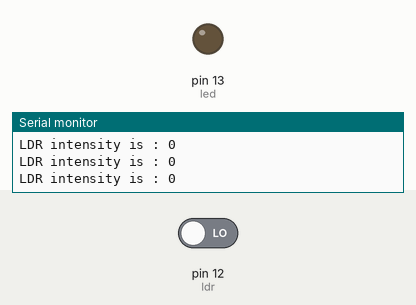
A sketch run on a simulated Arduino Uno, built with avr-gcc and run on an emulated ATmega328P. Shown: output pins drawn as LEDs (lit = HIGH), the last lines printed to the serial monitor. The inputs (shaded band) are chosen by the test bench; at power-on: pin 12 (ldr) LOW.

Above: at 2.8 s.
2.9 s: pin 12 (ldr) driven HIGH
At 4.0 s:
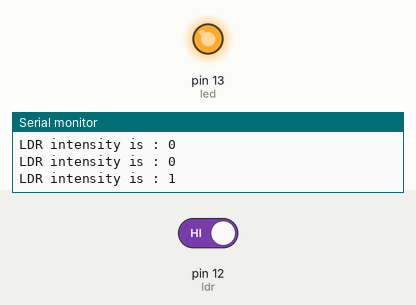
4.5 s: pin 12 (ldr) driven LOW
At 5.5 s:
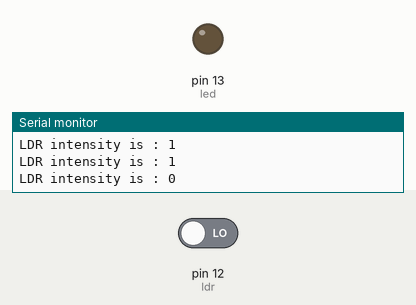
Timing chart, 0 to 7.5 s (numbered marks = the images above; inputs shaded):
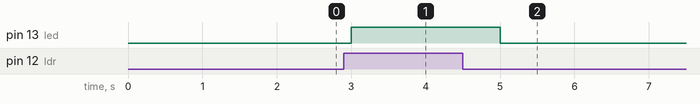

Measured:
- after the input at 2.9 s, pin 13 (led): LOW → HIGH after 0.10 s
- after the input at 4.5 s, pin 13 (led): HIGH → LOW after 0.50 s

The sketch:

LDR_sensor.ino
```cpp
int ldr=12;
int val=0;
int led=13;
void setup() {
  Serial.begin(9600);
  pinMode(led,OUTPUT);
  pinMode(ldr,INPUT);
}

void loop() {
  val=digitalRead(ldr);
  Serial.print("LDR intensity is : ");
  if(val==1){
      Serial.println(val);
      digitalWrite(led,1);
    }
  else{
    Serial.println(val);
    digitalWrite(led,0);
    }

  delay(1000);
}
```
